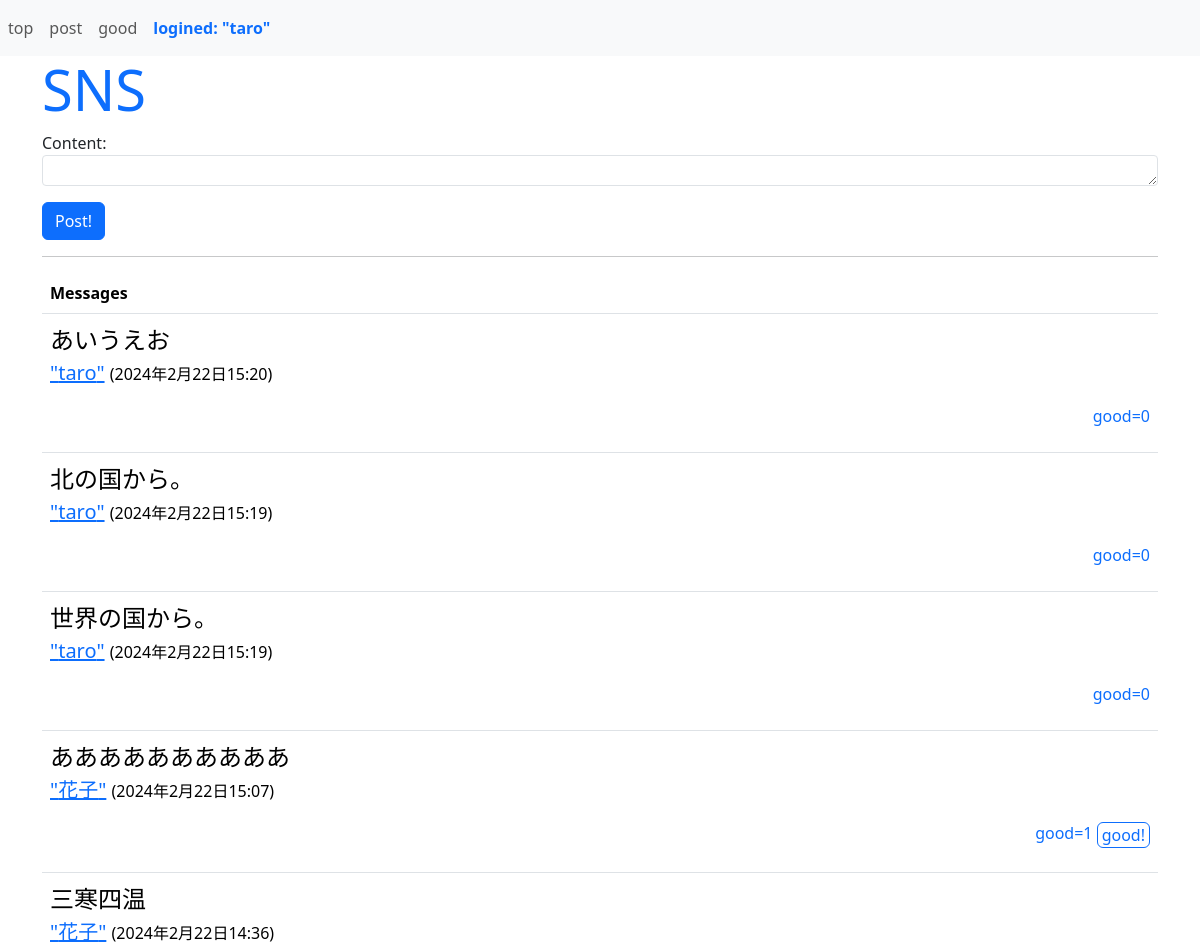
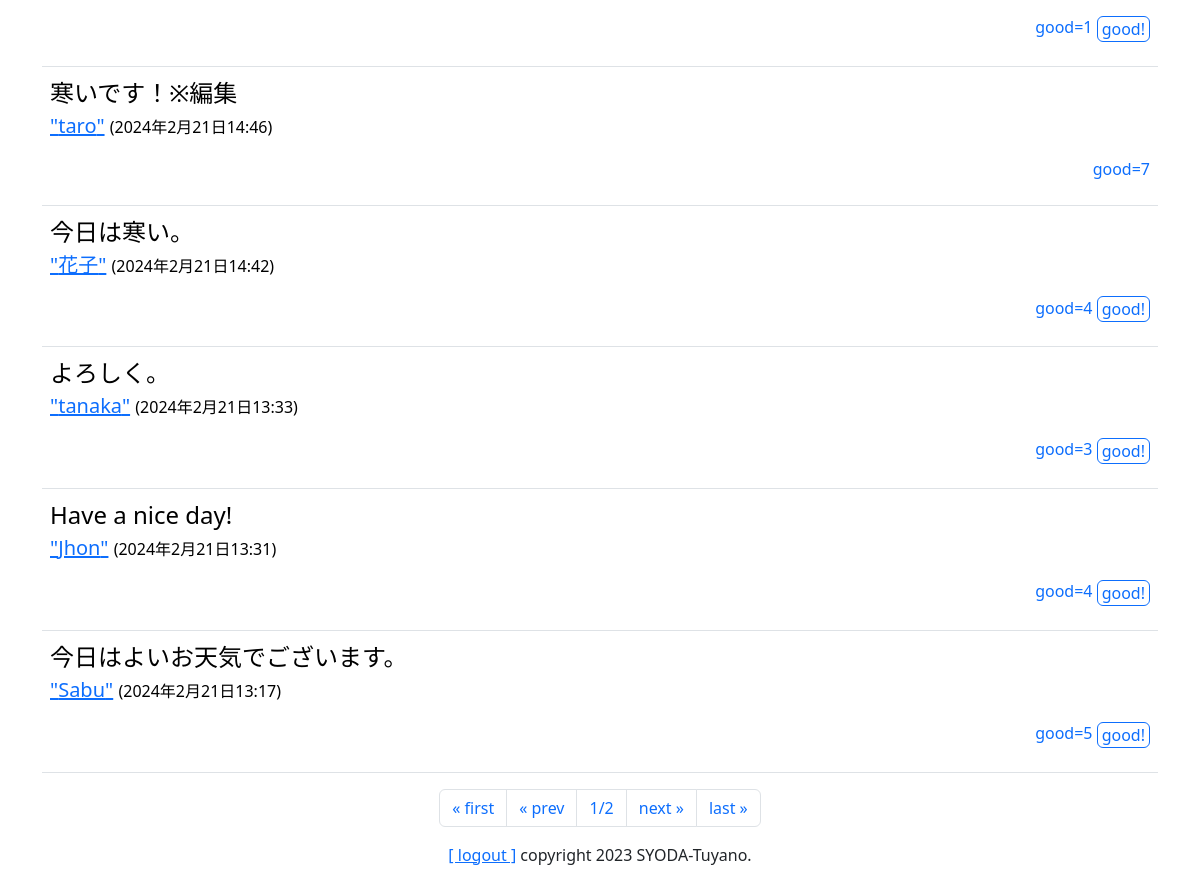
/sns/ (signed in), run on the app's committed database (2 pictures, top to bottom).
### sns/models.py (models this page shows, shortened)
class Message(models.Model):
    owner = models.ForeignKey(User, on_delete = models.CASCADE,\
        related_name = "message_owner")
    content = models.TextField(max_length = 1000)
    good_count = models.IntegerField(default = 0)
    pub_date = models.DateTimeField(auto_now_add = True)
    class Meta:
        ordering = ("-pub_date",)

### sns/views.py (the view)
# urls.py: path("", views.index, name = "index"),
@login_required(login_url = "/admin/login/")
def index(request, page = 1):
    max = 10
    form = MessageForm()
    msgs = Message.objects.all()
    paginate = Paginator(msgs, max)
    page_items = paginate.get_page(page)
    params = {
        "login_user":request.user, # layout.htmlで指定
        "form": form,
        "contents":page_items,
    }
    return render(request, "sns/index.html", params)

### sns/forms.py
class MessageForm(forms.ModelForm):
    class Meta:
        model = Message
        fields = ["content",]
        widgets ={
            "content":forms.Textarea(attrs={"class":"form-control form-control-sm",\
            "rows":1})
        }

### sns/templates/sns/index.html (shortened to what this page needs)
{% extends 'sns/layout.html' %}
{% block header %}
<h1 class="display-4 text-primary">SNS</h1>
{% endblock %}
{% block content %}
<form action="{% url 'post' %}" method="post">
    {{form.as_p}}
    <button class="btn btn-primary">Post!</button>
</form>
<hr>
<table class="table mt-3">
    <tr><th>Messages</th></tr>
{% for item in contents %}
    <tr><td>
    <p class="fs-4 my-0">
    {{item.content}}</p>
    <span class="fs-5">
        <a href="{% url 'find' item.id %}">"{{item.owner.username}}"</a>
    </span>
    <span class="fs-6">
        ({{item.pub_date}})
    </span></p>
    <p class="mt-1 fs-6 text-end">
    <span class="h6 text-primary">
        good={{item.good_count}}
    </span>
    <span class="float-right">
        {% if item.owner != login_user %}
            <a href="{% url 'good' item.id %}">
                <button class="py-0 px-1 btn btn-outline-primary">
                    good!</button></a>
        {% endif %}
    </span>
    </p>
</td></tr>
{% endfor %}
</table>
<ul class="pagination justify-content-center">
    {% if contents.has_previous %}
    <li class="page-item">
        <a class="page-link" href="/sns/">
            &laquo; first</a>
    </li>
    <li class="page-item">
        <a class="page-link"
            href="/sns/{{contents.previous_page_number}}">
            &laquo; prev</a>
    </li>
    {% else %}
    <li class="page-item">
        <a class="page-link">
            &laquo; first</a>
    </li>
    <li class="page-item">
        <a class="page-link">
            &laquo; prev</a>
    </li>
    {% endif %}
    <li class="page-item">
        <a class="page-link">
            {{contents.number}}/{{contents.paginator.num_pages}}</a>
    </li>
    {%if contents.has_next %}
    <li class="page-item">
        <a class="page-link"
            href="/sns/{{contents.next_page_number}}">
            next &raquo;</a>
    </li>
    <li class="page-item">
        <a class="page-link"
            href="/sns/{{contents.paginator.num_pages}}">
            last &raquo;</a>
    </li>
    {% endif %}
</ul>
{% endblock %}

### sns/templates/sns/layout.html (shortened to what this page needs)
{% load static %}
<!DOCTYPE html>
<html lang="ja">
<head>
    <link href="https://cdn.jsdelivr.net/npm/bootstrap/dist/css/bootstrap.css"
        rel="stylesheet">
</head>
<body>
<nav class="navbar fixed-top navbar-expand navbar-light bg-light">
<ul style="width:100%" class="navbar-nav mr-auto">
    <li class="nav-item">
        <a class="nav-link" href="{% url 'index' %}">top</a>
    </li>
    <li class="nav-item">
        <a class="nav-link" href="{% url 'post' %}">post</a>
    </li>
    <li class="nav-item">
        <a class="nav-link" href="{% url 'goods' %}">good</a>
    </li>
    <li class="nav-item nav-link fw-bold text-primary">
        logined: "{{login_user}}"</li>
</ul>
</nav>
<div class="container">
    <div>
        {% block header %}
        {% endblock %}
    </div>
    <div class="content">
        {% block content %}
        {% endblock %}
    </div>
    <div class="my-3 text-center">
        <span class="font-weight-bold">
            <a href="/admin/logout?next=/sns/">
                [ logout ]</a></span>
        <span class="float-right">copyright 2023
            SYODA-Tuyano.</span>
    </div>
</div>
</body>
</html>

### sns/templates/sns/layout.html (style rules this page uses)
.navbar { position: relative; z-index: 1; }
.container { position: relative; z-index: 2; }

### data on the page
Message: content "あいうえお", owner.username "taro", pub_date "2024年2月22日15:20", good_count "0"
Message: content "北の国から。", owner.username "taro", pub_date "2024年2月22日15:19", good_count "0"
Message: content "世界の国から。", owner.username "taro", pub_date "2024年2月22日15:19", good_count "0"
Message: content "ああああああああああ", owner.username "花子", pub_date "2024年2月22日15:07", good_count "1", shows "good!"
Message: content "三寒四温", owner.username "花子", pub_date "2024年2月22日14:36", good_count "1", shows "good!"
Message: content "寒いです！※編集", owner.username "taro", pub_date "2024年2月21日14:46", good_count "7"
Message: content "今日は寒い。", owner.username "花子", pub_date "2024年2月21日14:42", good_count "4", shows "good!"
Message: content "よろしく。", owner.username "tanaka", pub_date "2024年2月21日13:33", good_count "3", shows "good!"
Message: content "Have a nice day!", owner.username "Jhon", pub_date "2024年2月21日13:31", good_count "4", shows "good!"
Message: content "今日はよいお天気でございます。", owner.username "Sabu", pub_date "2024年2月21日13:17", good_count "5", shows "good!"

### other printed values
{{ login_user }} "taro"
{{ contents.number }} "1"
{{ contents.paginator.num_pages }} "2"
